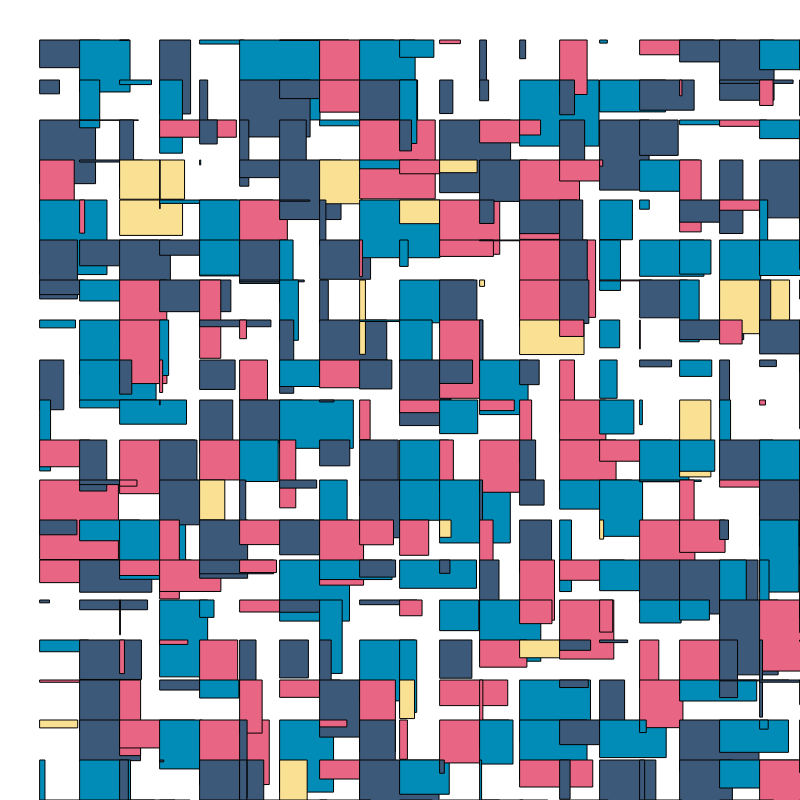
Frame 1 (no input)
Frame 60 (no input): identical to frame 1, image omitted
Frame 120 (the mouse pressed at the canvas centre since frame 60): identical to frame 1, image omitted

The p5.js sketch that drew this single still picture (run headless with seeded random() and noise() and a simulated clock; from frame 60 on, the mouse is pressed at the canvas centre):

// p5.js sketch
// ── sketch.js

function setup() {
  createCanvas(800,800);
  
  var colorList = ['#e86584',
                 '#3c5979',
                 '#018cb7',
                 '#fae093'];
                 
  for(var i=1; i<= 20; i++){
    for(var j=1; j<=20; j++){
      if(random()<0.25){
        
        fill(colorList[0]);
        
      }else if(random()<0.5){
        
        fill(colorList[1]);
        
      }else if(random()<0.75){
        
        fill(colorList[2]);
        
      }else if(random()<1){
        
        fill(colorList[3]);
        
      }
      
      rect(i*40,j*40,random()*80,random()*80);
    }
  }
}

function draw() {
  
}
